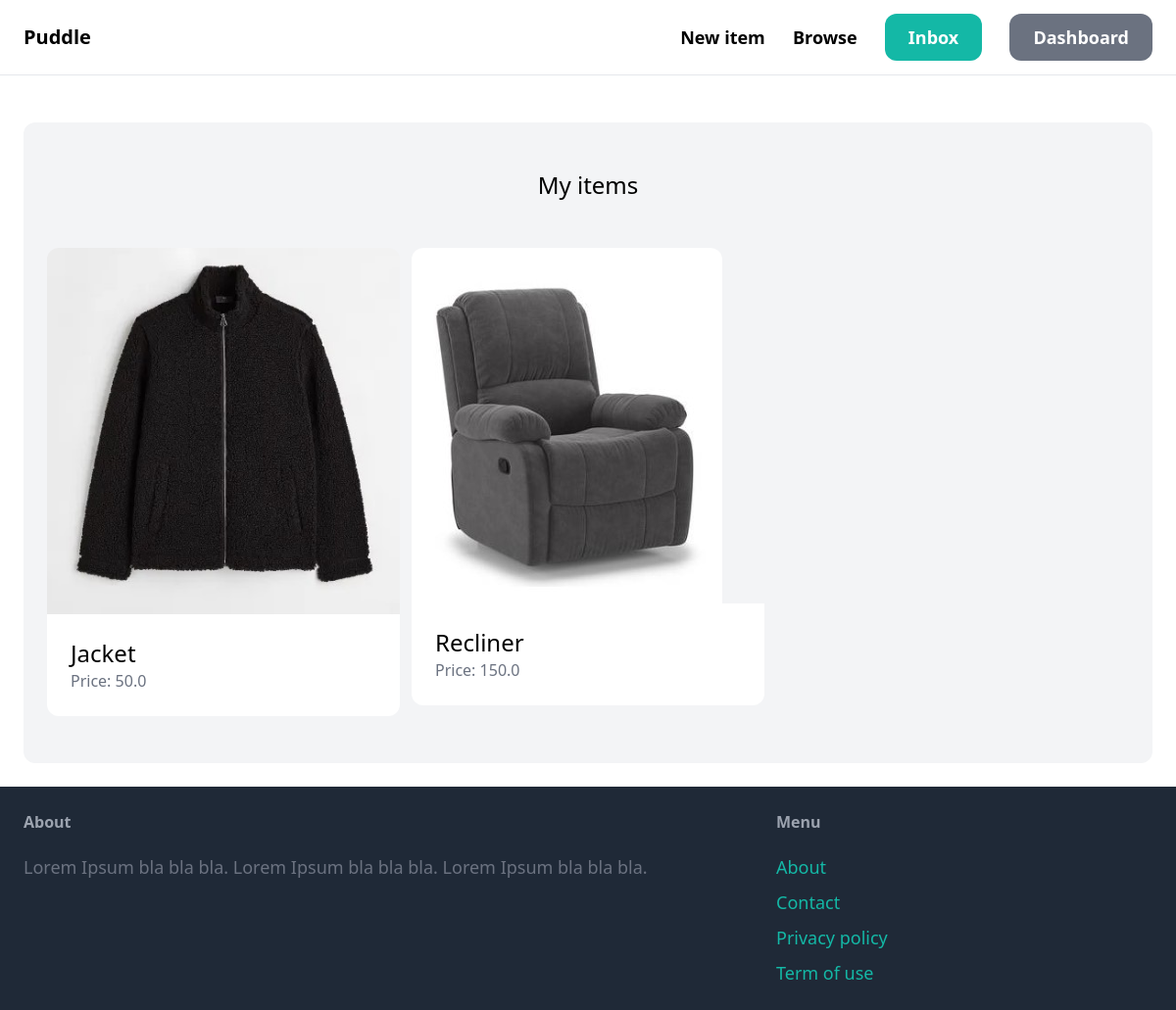
The app's page /dashboard/ (signed in) with its own data.
### item/models.py (models this page shows, shortened)
class Item(models.Model):
    category = models.ForeignKey(Category,related_name='items',on_delete=models.CASCADE)
    name = models.CharField(max_length=255)
    description = models.TextField(blank=True,null=True)
    price = models.FloatField()
    image = models.ImageField(upload_to='item_images',blank=True, null=True)
    is_sold = models.BooleanField(default=False)
    created_by = models.ForeignKey(User,related_name='items',on_delete=models.CASCADE)
    created_at = models.DateTimeField(auto_now_add=True)

### dashboard/views.py (the view)
# urls.py: path('',views.index,name='index'),
@login_required
def index(request):
    items = Item.objects.filter(created_by=request.user)
    return render(request, 'dashboard/index.html',{
        'items': items,
    })

### dashboard/templates/dashboard/index.html (shortened to what this page needs)
{% extends 'core/base.html' %}
{% block content %}
<div class="mt-6 px-6 py-12 bg-gray-100 rounded-xl">
    <h2 class="mb-12 text-2xl text-center">My items</h2>
    <div class="grid grid-cols-3 gap-3">
        {% for item in items %}
            <div>
                <a href="{% url 'item:detail' item.id %}">
                    <div>
                        <img src="{{ item.image.url }}" class="rounded-t-xl">
                    </div>
                    <div class="p-6 bg-white rounded-b-xl">
                        <h2 class="text-2xl">{{ item.name }}</h2>
                        <p class="text-gray-500">Price: {{ item.price }}</p>
                    </div>
                </a>
            </div>
        {% endfor %}
    </div>
</div>
{% endblock %}

### records on screen
Item: image (picture), name "Jacket", price "50.0"
Item: image (picture), name "Recliner", price "150.0"
